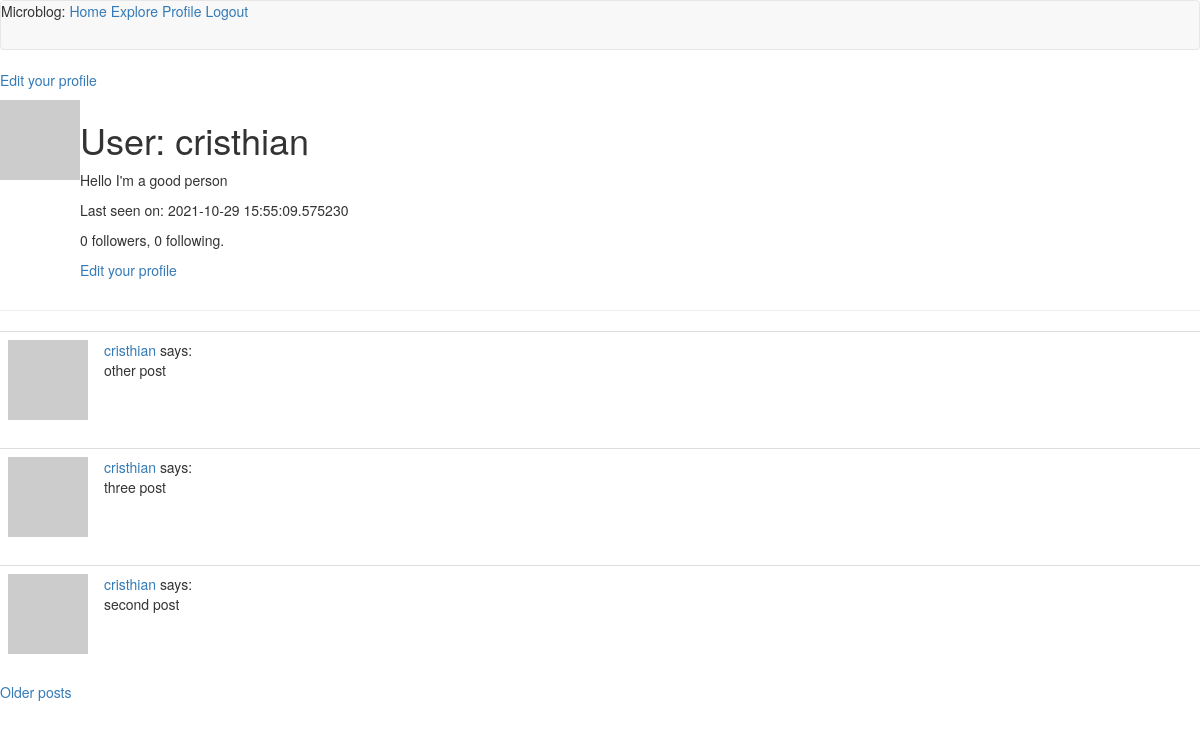
The page /userProfile/cristhian (signed in) on the database as committed earlier.
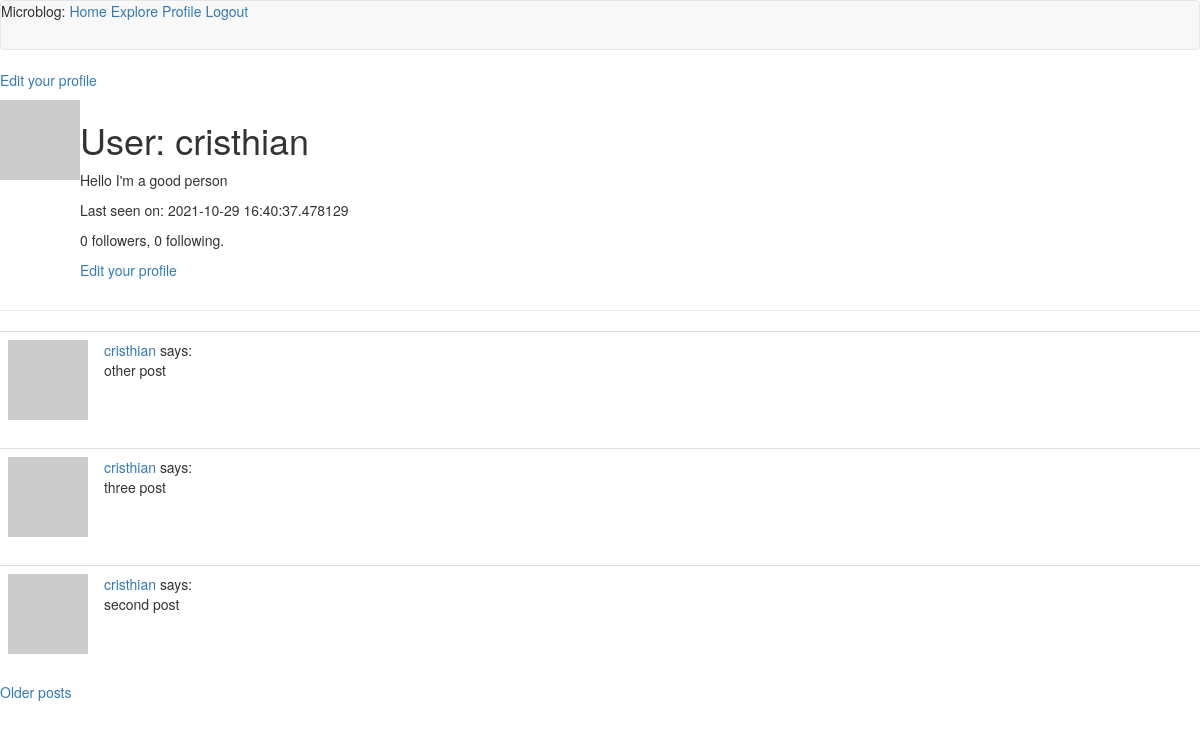
The same page on the database as committed later.
### app/models.py (models this page shows, shortened)
class User(UserMixin, db.Model):
    id = db.Column(db.Integer, primary_key=True)
    username = db.Column(db.String(64), index=True, unique=True)
    email = db.Column(db.String(120), index=True, unique=True)
    password_hash = db.Column(db.String(128))
    posts = db.relationship('Post', backref='author', lazy='dynamic')
    about_me = db.Column(db.String(140))
    last_seen = db.Column(db.DateTime, default=datetime.utcnow)
    followed = db.relationship(
        'User', secondary=followers,
        primaryjoin=(followers.c.follower_id == id),
        secondaryjoin=(followers.c.followed_id == id),
        backref=db.backref('followers', lazy='dynamic'), lazy='dynamic')
    def avatar(self, size=80):
        return f'https://gravatar.com/avatar/asd?d=mp&s={size}'

### app/routes.py (the view)
@app.route('/userProfile/<username>')
@login_required
def userProfile(username):
    user = User.query.filter_by(username=username).first_or_404()
    page = request.args.get('page', 1, type=int)
    posts = user.posts.order_by(Post.timestamp.desc()).paginate(
        page, app.config['POSTS_PER_PAGE'], False)
    next_url = url_for('userProfile', username=user.username, page=posts.next_num) \
        if posts.has_next else None
    prev_url = url_for('userProfile', username=user.username, page=posts.prev_num) \
        if posts.has_prev else None
    form = EmptyForm()
    return render_template('user.html', user=user, posts=posts.items,
                           next_url=next_url, prev_url=prev_url, form=form)

### app/models.py (called while the page is built)
@login.user_loader
def load_user(id):
    return User.query.get(int(id))

### app/routes.py (called while the page is built)
@app.before_request
def before_request():
    if current_user.is_authenticated:
        current_user.last_seen = datetime.utcnow()
        db.session.commit()

### app/templates/user.html (shortened to what this page needs)
{% extends "base.html" %}
{% block content %}
    <table>
        <tr valign="top">
            <td><img src="{{ user.avatar(128) }}"></td>
            <td>
                <h1>User: {{ user.username }}</h1>
                {% if user.about_me %}<p>{{ user.about_me }}</p>{% endif %}
                {% if user.last_seen %}<p>Last seen on: {{ user.last_seen }}</p>{% endif %}
                <p>{{ user.followers.count() }} followers, {{ user.followed.count() }} following.</p>
                {% if user == current_user %}
                <p><a href="{{ url_for('edit_profile') }}">Edit your profile</a></p>
                {% endif %}
            </td>
            {% if user == current_user %}
            <p><a href="{{ url_for('edit_profile') }}">Edit your profile</a></p>
            {% endif %}
        </tr>
    </table>
    <hr>
    {% for post in posts %}
        {% include '_post.html' %}
    {% endfor %}
    {% if next_url %}
        <a href="{{ next_url }}">Older posts</a>
    {% endif %}
{% endblock %}

Rows that differ between the two databases and show on the page:
changed User "cristhian": last_seen "2021-10-29 15:55:09.575230" → "2021-10-29 16:40:37.478129"
